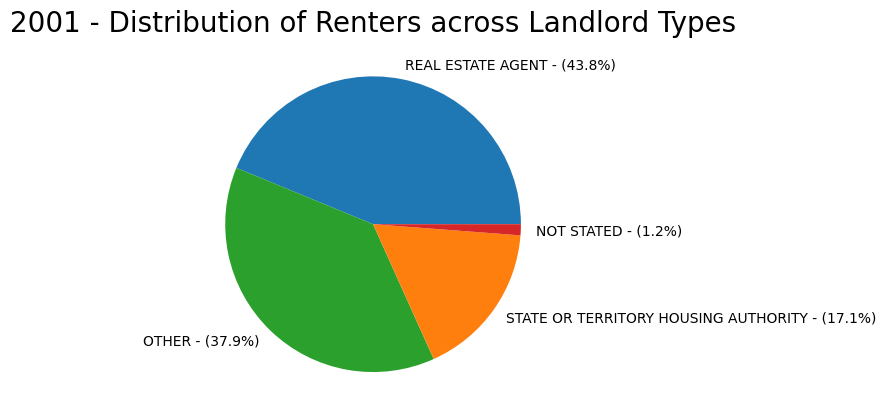
#> input picture graphs/2001 pie.png, 886 x 419 px; its folder holds 4 pictures in this run
$ jupyter execute --allow-errors Australian_Trends.ipynb   (shell and % lines are left out)
#> lines starting #> are read from the running program, lines starting #| are printed output that depends on the picture
<h5>CITS2402 Practical Assignment, Semester 2 2023</h5><br>

# Exploring Trends in Australian Census Data

---

## Declaration

This declaration should be completed and remain attached to the top of your submission.

*I/we am/are aware of the University’s [policy on academic conduct](https://www.uwa.edu.au/policy/-/media/Project/UWA/UWA/Policy-Library/Policy/Student-Administration/Academic-Integrity/Academic-Integrity-Policy.doc) and I declare that this assignment is entirely the work of the author(s) listed below and that suitable acknowledgement has been made for any sources of information used in preparing it. I have retained a copy for my own records.*

- Name 1: Mitchell Otley
- Student ID 1: 23475725
- Name 2: Ansu Regmi
- Student ID 2: 23376904

## **Our Question**

#### Has the distribution of rental landlord types changed over the past 20 years in Australia?

#### **Preface**

We have chosen to investigate the change in distribution of rental landlord types in Australia because we believe it is important to understand and study the importance of  socioeconomic characteristics of different tenants.

As there are many factors that impact the weekly rental cost of housing in Australia \(including inflation, housing availability, government policies, etc.\), it would be difficult to accurately analyse the change in weekly rental cost across decades. Instead, we have chosen to investigate the change in distribution of landlord type since 2001.

The 1996 Census is not included, as the data for weekly rental cost by landlord type was not recorded until 2001. Please note, the line graphs depicting the weekly rental cost distribution are used as a visual aid, but are not the focus of analysis.

#### **Data Sources**

All data has been taken from the [ABS website](https://www.abs.gov.au/census/find-census-data/search-by-area "ABS Census Data"), and includes data from across the entirety of Australia.

- 2001 Data \- Section B21 from the [ABS 2001 Basic Community Profile](https://www.abs.gov.au/census/find-census-data/community-profiles/2001/0 "2001 Census Community Profiles")
- 2006 Data \- Section B34 from the [ABS 2006 Basic Community Profile](https://www.abs.gov.au/census/find-census-data/community-profiles/2006/0 "2006 Census Community Profiles")
- 2011 Data \- Section B34 from the [ABS 2011 Basic Community Profile](https://www.abs.gov.au/census/find-census-data/community-profiles/2011/0 "2011 Census Community Profiles")
- 2016 Data \- Section G36 from the [ABS 2016 General Community Profile](https://www.abs.gov.au/census/find-census-data/community-profiles/2016/0 "2016 Census Community Profiles")
- 2021 Data \- Section G40 from the [ABS 2021 General Community Profile](https://www.abs.gov.au/census/find-census-data/community-profiles/2021/AUS "2021 Census Community Profiles")

#### **Categories of Rental Properties**

- Real Estate Agent \- dwellings managed by and rented through a real estate agent.
- State or Territory Housing Authority \- rental properties managed by all state or territory housing authorities \([source](https://www.aihw.gov.au/reports/housing-assistance/housing-assistance-in-australia-2021/contents/housing-assistance "Housing assistance in Australia 2021")\).
- Person not in same Household \- not specified in 2001. From 2006 onwards, the census data explicitly defines this category as 'dwellings being rented from a parent/other relative or other person.
- Housing Co\-operative/Community/Church Group \- housing managed by community\-based organisations, models vary across states and territories. In 2021, this category was renamed to 'Community Housing Provider'.
- Other \- not specified in 2001. From 2006 onwards, defined as dwellings being rented through a 'residential park \(includes caravan parks and marinas\)', private employer or government employer \(includes Defence Housing Authority\).
- Not Stated \- Renter has not specified their landlord type.

#### **Assumptions**

We assume the structure of the data being similar\- if not the same. The csv files used for analysis follow a similar format which has been run through our functions. If any potential discrepancies within the dataset was identified, we would interpret it into our code, making it as generic and flexible as possible. In such case where the difference of format was not accounted for, the way the data is read into the analysis would cause errors and possibly disrupt the analysis. In order to prevent this data analysis getting discredited, the layout of the has been inspected and throughout the code, attempted to extract the core information as leniently and graciously as possible.

In order to observe the trends of the distribution, the categories would need to be consistent throughout the data across each year. If each year had completely different sets of categories, analysing the change of distribution of landlord types would be pointless. The only valid solution would be to say the distribution of landlord types has completely changed every census year. Throughout the dataset, initially the different names of categories was picked up on. For example: 2016 data has category 'Person not in same household\(b\)' and 2021 data has category has category 'Person not in same household\(c\)'. Although it is obvious to us that these categories represent the same group, the difference in the the text will assume this as two different catogories in the analysis\- providing us with an inaccurate analysis. We would have to include additional functions/lines of code to display the categories as one.

The definition of what is classified as a rental property also changes throughout the censuses. For example, from 2006 onwards, it is clarified that the houses considered are _occupied private dwellings being rented, excluding 'Visitors only' and 'Other non\-classifiable' households_. The 2011 and 2016 censuses specify that dwellings being occupied _rent\-free_ are considered \(these dwellings are then _**not considered**_ in the 2021 census\). This will not only have an impact on the consistency of the data across different census files, but also how we are able to interpret the change in distribution of different landlord types across the years. This will be covered further in the analysis.

#### **Data Cleaning Process \(Data Lifecycle\)**

To be able to analyse the data, it needs to be prepared in a readable format. Any used packages \(in this case, matplotlib and numpy\) are importeed initially. The format of the raw data was downloaded as a csv directly from the datapack provided by ABS. Through data inspection, the certain structure the sets of data followed was interpreted to create multiple functions. There is one overall function 'get\_data' which gets all the data required for this analysis by calling upon a composition of functions, each with their own purpose.

First, CSV files containing data for each census year were opened and read through, seperating each lines as elements on a list. There are junk lines contained in the csv file which are counted and eliminated manually. The function 'get\_headers' manually removes any junk lines and returns a list of headers containing categories we will be comparing the distribution of and a list of the rest of the data with each line in a seperate string.
The rest of the data which has not been cleaned undergoes its own data cleaning, through the function 'make\_float' which takes the list of data and returns a dictionary with the key being the data's independent variable \(price range of rent cost\) and the value being the  count of subjects that fit into the category. Initially the count values are stored with commas if exceeding 1000 in value \(e.g: "1,403"\). This would make it difficult to identify the data by commas. The count is cleaned up further within this function by calling upon the function 'change\_line' which takes the string and returns a string without any double quotes to allow us to continue validating the data. Any empty strings/lists were deleted and the count was converted into floats. Each count and variable was allocated in the dictionary accordingly. The key is kept as a a string as it is categorical and the value is stored as a float. This will allow us to calculate the distribution later on.

Each file contained a list of 'Total' data which counted the total counts based on each header. This would be used to determine the percentage of each header. Two lists based on the percentage was then created. List A formats totals for the different headers, expressing them as their respoective percentage in the form \(rental type \- \(% of total\), total of rental type\)\- each header in its own list. List B is a list of tuples containingnumerical decimal number between 0 and 1 representing the \(count of header\)/\(total number of counts\) and the corresponding category of the float. In the end, the 'Total' key of the dictionary is deleted as interpreting the total counts is not relevent in this analysis. Overall the 'get\_data' returns four items: a list of headers, the dictionary of all data, List A and List B. The function 'change\_header' is placed as a precation due to the discrepancies in some of the years with different header names. Similarly this is the reason all headers are capitalised.

Now that the data is stored in a readable format, functions regarding visual interpretation need to be constructed. Individual line graphs are created with the dictionary containing all the data throught the function 'create\_line\_graph'. The arrangmenet of the values is corresponding to the arrangement of the list of headers. In this scenario, it enables the function to use indexing to arrange the y value. For visual simplicity, there will be a universal colour allocated for each header which is then put into the code. Producing a line graph allows anyone reading the analysis to visualise  and gain a clearer understanding of the data of each year.

The distribution is then outputed through a pie chart function 'create\_pie' which inputs List A from the previous 'get\_data' function. The function 'remove\_percentage' is used to extract the header to allocate the correct colours for each category. The output produces a pie chart labelling each section with the name of the category and percentage/distribution.

A final line graph is also produced throug List B of 'get\_data'. Each year produces one list containing all the distribution which is then combined into another dictionary. In this dictionary if some of the years don't have the category, it's listed as None as it will make it easier to produce on a graph.

## **Generic Functions**

[cell 1]
import matplotlib.pyplot as plt
from matplotlib import colors as mcolours
import matplotlib.image as mpimg
import numpy as np

#### **Colour Mapping**

[cell 2]
# Imports matplotlib color profile and creates a dictionary that
# maintains the colours of categories across datasets
#
# Means that a category has one consistent colour across the whole notebook
colour_dict = {}
for colour in mcolours.TABLEAU_COLORS: # TABLEAU only supports 10 colours - enough for the analysis
    colour_dict[colour] = None

#### **Removing Top 'Junk' Rows and Creating Headers**

[cell 3]
# Takes a list of csv lines, removes the top n 'junk' lines, and isolates the headers
# Takes 2 arguments:
#     - data_list is the list of csv line 'raw data'
#     - n is the number of initial rows to remove from the raw data
# Returns 2 variables:
#     - headers is a list of categories in the dataset
#     - data_list is the list of rows containing actual data
# [20 lines left out: function get_headers, not called in this run]

#### **Convert Data Strings into Floats**

[cell 4]
#Take input as list of all data.readlines() strings
#cleanes the numerical data, from strings to float
#Return a dictionary containing key- price range and values-numerical data which is sorted in the order of the header it corresponds to
# [30 lines left out: functions make_float, change_line, not called in this run]

#### **Open Datafile and Parse Data**

[cell 5]
# Gets lines of data from a file
# Takes 2 arguments:
#     - DATAFILE is the file to read data from
#     - junk_lines is the number of initial rows to remove from the data
# Returns 4 variables:
#     - headers is a list of categories in the data
#     - value_dict is a dictionary of the data, with keys as the weekly cost bracket and values as the count for each category
#     - totals is a list of tuples of the format (category - (Distribution %), Total count for category across all cost brackets)
#     - per is a list of tuples in the format (Distribution (as a decimal), category)
def get_data(DATAFILE, junk_lines):
    with open(DATAFILE) as data:
        line = data.readlines()
        headers, lines = get_headers(line, junk_lines)
        value_dict = make_float(lines)
        headers = [item.strip().upper() for item in headers]
        list_total = value_dict['Total']
        total_renters = list_total[-1]
        per = [(round(num/total_renters, 4), headers[list_total.index(num)]) for num in list_total[:-1]]
        # totals is a list of lists in the format (rental type - (% of total), total of rental type)
        # colour of line is stored in global dictionary for continuity across graphs
        totals = [[f"{header} - ({round(value_dict['Total'][i] * 100 / total_renters, 1)}%)", value_dict['Total'][i]] for i, header in enumerate(headers)][:-1]
        try:
            headers.remove("TOTAL")
        except ValueError:
            pass
        del value_dict['Total']
    return headers, value_dict, totals, per

#### **Change Header to New Header**

[cell 6]
# Renames a header in the dataset
# Takes 5 variables:
#     - old_header is the original name of the header in the data
#     - new_header is the name that old_header is renamed to
#     - headers is a list, unchanged except for the specified header name
#     - totals is the list of tuples, also unchanged except for the header name
#     - percentages is another list of tuples, also unchanged except for the header name
# Returns 3 variables:
#     - headers, the same variable passed to the function except with the changed header name
#     - totals, the same variable passed to the function except with the changed header name
#     - percentages, the same variable passed to the function except with the changed header name
# [10 lines left out: function change_header, not called in this run]

#### **Create Line Graph of Weekly Rental Prices**

[cell 7]
# Creates a line graph for the given data
# Takes 3 arguments:
#     - headers, a list of category names
#     - value_dict is a dictionary of the data, with keys as the weekly cost bracket and values as the count for each category
#     - YEAR, the ABS census year the data comes from
# [34 lines left out: function create_line_graph, not called in this run]

#### **Create a Pie Chart from Totals**

[cell 8]
# Removes the distribution percentage from a header title
# Takes 1 argument:
#     - header, in the format (category - (DISTRIBUTION %))
# Returns 1 argument:
#     - header, no longer containing the distribution %
# Used solely by create_pie function below
# [37 lines left out: functions remove_percentage, create_pie, not called in this run]

## **2001 Data**

[cell 9]
YEAR = "2001"
DATAFILE = f"./data/{YEAR} data.csv"
# GET DATA
#> (the rest of this cell did not finish here and is left out)

## **2006 Data**

[cell 10]
YEAR = "2006"
DATAFILE = f"./data/{YEAR} data.csv"

#> (the rest of this cell did not finish here and is left out)


# Edit Header Titles
headers, totals, perc06 = change_header("PERSON NOT IN SAME HOUSEHOLD(B)", "PERSON NOT IN SAME HOUSEHOLD", headers, totals, perc06)
headers, totals, perc06 = change_header("HOUSING  CO-OPERATIVE/ COMMUNITY/ CHURCH GROUP", "HOUSING CO-OPERATIVE/COMMUNITY/CHURCH GROUP", headers, totals, perc06)
headers, totals, perc06 = change_header("OTHER LANDLORD TYPE(C)", "OTHER", headers, totals, perc06)
headers, totals, perc06 = change_header("LANDLORD TYPE NOT STATED", "NOT STATED", headers, totals, perc06)

create_line_graph(headers, value_dict, YEAR)
create_pie(totals, YEAR)

## **2011 Data**

[cell 11]
YEAR = "2011"
DATAFILE = f"./data/{YEAR} data.csv"

#> (the rest of this cell did not finish here and is left out)


# Manual Header Adjustments
headers, totals, perc11 = change_header("PERSON NOT IN SAME HOUSEHOLD(B)", "PERSON NOT IN SAME HOUSEHOLD", headers, totals, perc11)
headers, totals, perc11 = change_header("HOUSING  CO-OPERATIVE/ COMMUNITY/ CHURCH GROUP", "HOUSING CO-OPERATIVE/COMMUNITY/CHURCH GROUP", headers, totals, perc11)
headers, totals, perc11 = change_header("OTHER LANDLORD TYPE(C)", "OTHER", headers, totals, perc11)

create_line_graph(headers, value_dict, YEAR)

create_pie(totals, YEAR)

## **2016 Data**

[cell 12]
YEAR = "2016"
DATAFILE = f"./data/{YEAR} data.csv"

#> (the rest of this cell did not finish here and is left out)

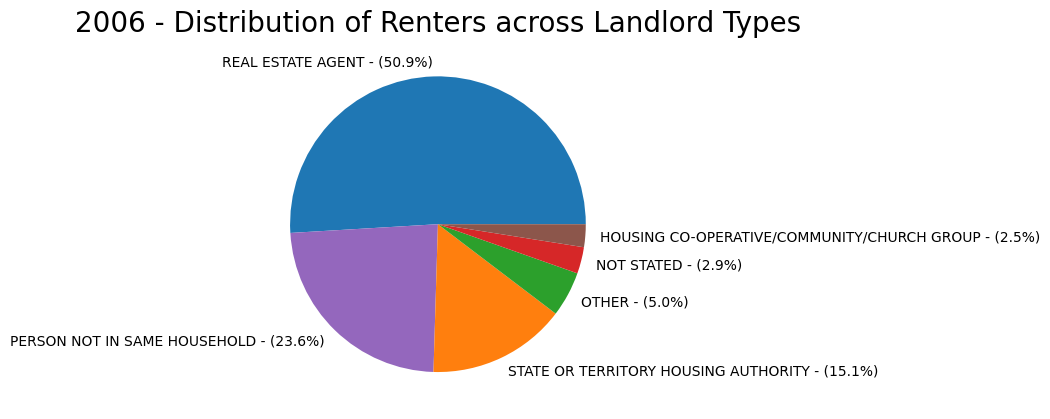
#> input picture graphs/2006 pie.png, 1050 x 419 px
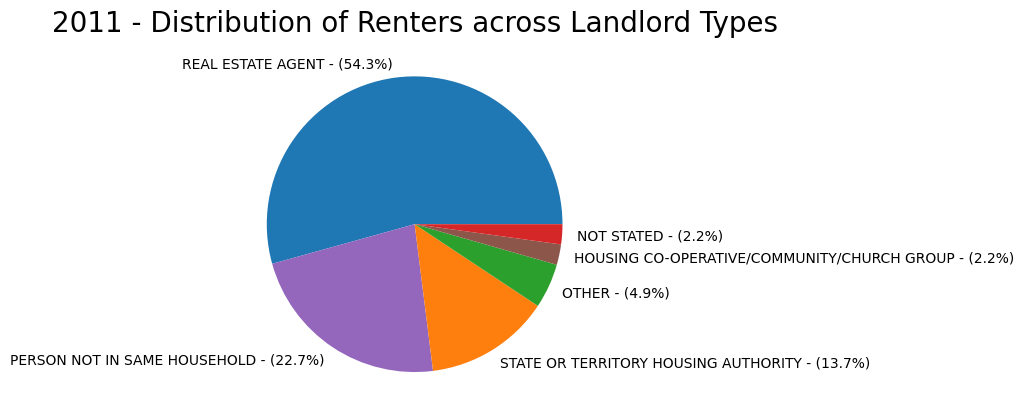
#> input picture graphs/2011 pie.png, 1024 x 419 px
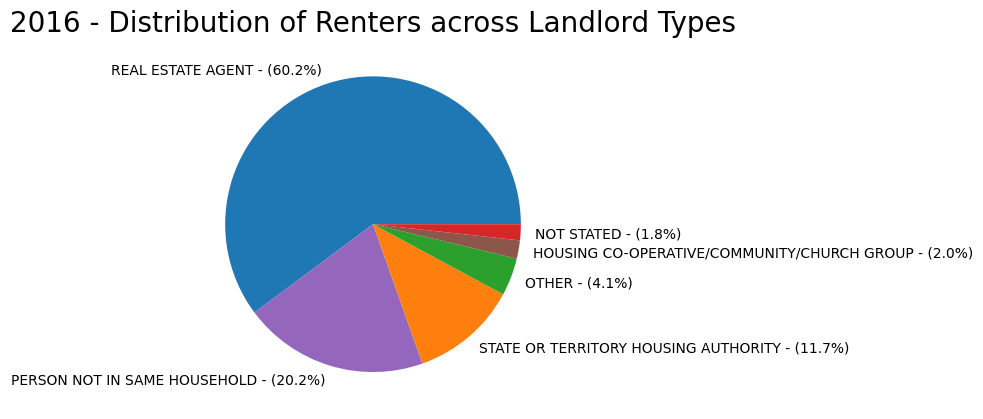
#> input picture graphs/2016 pie.png, 983 x 419 px

headers, totals, perc16 = change_header("PERSON NOT IN SAME HOUSEHOLD(B)", "PERSON NOT IN SAME HOUSEHOLD", headers, totals, perc16)
headers, totals, perc16 = change_header("HOUSING  CO-OPERATIVE/ COMMUNITY/ CHURCH GROUP", "HOUSING CO-OPERATIVE/COMMUNITY/CHURCH GROUP", headers, totals, perc16)
headers, totals, perc16 = change_header("OTHER LANDLORD TYPE(C)", "OTHER", headers, totals, perc16)

create_line_graph(headers, value_dict, YEAR)

create_pie(totals, YEAR)

## **2021 Data**

[cell 13]
YEAR = "2021"
DATAFILE = f"./data/{YEAR} data.csv"

#> (the rest of this cell did not finish here and is left out)

## **Analysis \- Data Trends**

The purpose of our analysis is to understand any data trends depicted in the change of distribution of rental landlord type across all census data. For convenience, the pie charts of all census years are shown below, along with a chart visualising the change in distribution of each category from 2001 through until 2021.

[cell 14]
YEARS = [2001, 2006, 2011, 2016, 2021]
NROWS = 2
NCOLS = 3

#> (the rest of this cell did not finish here and is left out)
